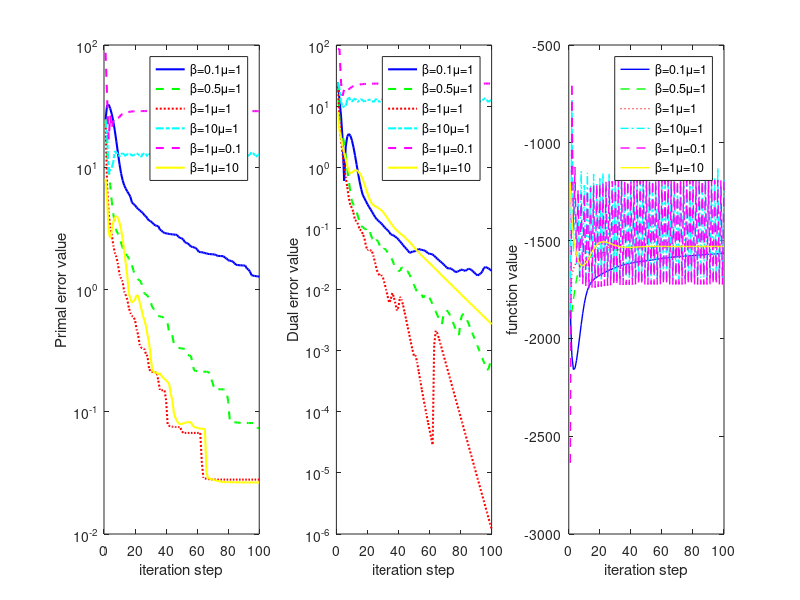

Write MATLAB code to recreate this figure.
function Plot_NEW_DifferentPara()
isupdata=false;
if isupdata%If there is no data, recalculate.
    data='100';
    method='New';

    % different parameters
    mu=[1,1,1,1,0.1,10];
    rho=[0.1,0.5,1,10,1,1];

    A=struct();A.Oe=[];A.Ce=[];A.Fe=[];
    A.TTprimal=cell(length(rho),1);
    A.new_s=100;
    for k=1:length(rho)
        obj=Algorithms(data,method);
        obj.Method.rho=rho(k);
        obj.Method.mu=mu(k);
        A.TTprimal{k}=strcat('\rho=',num2str(rho(k)),'\mu=',num2str(mu(k)));

        [Oe,Ce,Fe]=Solve_All_convergence(obj,A.new_s);
        A.Oe=[A.Oe;Oe];A.Ce=[A.Ce;Ce];A.Fe=[A.Fe;Fe];
    end

    save('result/Figure2.mat','A')
end

load('result/Figure2.mat','A')
linestyle = {'-', '--', ':', '-.','--','-'};
colors = {'b', 'g', 'r', 'c', 'm', 'y', 'k'};
figure;
for k=1:length(A.TTprimal)
    subplot(1,3,1)
    plot(1:A.new_s,A.Oe(k,:),'-','linewidth',1.5,'LineStyle', linestyle{k}, 'Color', colors{k});hold on;
    subplot(1,3,2)
    plot(1:A.new_s,A.Ce(k,:),'-','linewidth',1.5,'LineStyle', linestyle{k}, 'Color', colors{k});hold on;
    subplot(1,3,3)
    plot(1:A.new_s,A.Fe(k,:),'-','linewidth',1,'LineStyle', linestyle{k}, 'Color', colors{k});hold on;

end
subplot(1,3,1)
ylabel('Primal error value')
xlabel('iteration step')
legend(A.TTprimal); 
set(gca,'YScale', 'log');
subplot(1,3,2)
ylabel('Dual error value')
xlabel('iteration step')
legend(A.TTprimal)
set(gca,'YScale', 'log');
subplot(1,3,3)
ylabel('function value')
xlabel('iteration step')
legend(A.TTprimal)
%set(gca,'YScale', 'log');
end
